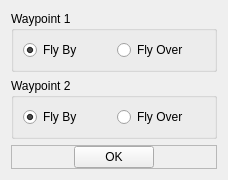
<?xml version="1.0" encoding="UTF-8"?>
<ui version="4.0">
 <class>Form</class>
 <widget class="QWidget" name="Form">
  <property name="geometry">
   <rect>
    <x>0</x>
    <y>0</y>
    <width>228</width>
    <height>153</height>
   </rect>
  </property>
  <property name="windowTitle">
   <string>Form</string>
  </property>
  <layout class="QVBoxLayout" name="verticalLayout">
   <item>
    <widget class="QGroupBox" name="groupBoxWaypoint1">
     <property name="title">
      <string>Waypoint 1</string>
     </property>
     <layout class="QHBoxLayout" name="horizontalLayout">
      <item>
       <widget class="QRadioButton" name="rBtnFlyby1">
        <property name="text">
         <string>Fly By</string>
        </property>
        <property name="checked">
         <bool>true</bool>
        </property>
       </widget>
      </item>
      <item>
       <widget class="QRadioButton" name="rBtnFlyover1">
        <property name="text">
         <string>Fly Over</string>
        </property>
       </widget>
      </item>
     </layout>
    </widget>
   </item>
   <item>
    <widget class="QGroupBox" name="groupBoxWaypoint2">
     <property name="title">
      <string>Waypoint 2</string>
     </property>
     <layout class="QHBoxLayout" name="horizontalLayout_2">
      <item>
       <widget class="QRadioButton" name="rBtnFlyby2">
        <property name="text">
         <string>Fly By</string>
        </property>
        <property name="checked">
         <bool>true</bool>
        </property>
       </widget>
      </item>
      <item>
       <widget class="QRadioButton" name="rBtnFlyover2">
        <property name="text">
         <string>Fly Over</string>
        </property>
       </widget>
      </item>
     </layout>
    </widget>
   </item>
   <item>
    <widget class="QFrame" name="frame">
     <property name="frameShape">
      <enum>QFrame::StyledPanel</enum>
     </property>
     <property name="frameShadow">
      <enum>QFrame::Raised</enum>
     </property>
     <layout class="QHBoxLayout" name="horizontalLayout_3">
      <property name="spacing">
       <number>0</number>
      </property>
      <property name="margin">
       <number>0</number>
      </property>
      <item>
       <spacer name="horizontalSpacer">
        <property name="orientation">
         <enum>Qt::Horizontal</enum>
        </property>
        <property name="sizeHint" stdset="0">
         <size>
          <width>40</width>
          <height>20</height>
         </size>
        </property>
       </spacer>
      </item>
      <item>
       <widget class="QPushButton" name="btnOK">
        <property name="text">
         <string>OK</string>
        </property>
       </widget>
      </item>
      <item>
       <spacer name="horizontalSpacer_2">
        <property name="orientation">
         <enum>Qt::Horizontal</enum>
        </property>
        <property name="sizeHint" stdset="0">
         <size>
          <width>40</width>
          <height>20</height>
         </size>
        </property>
       </spacer>
      </item>
     </layout>
    </widget>
   </item>
  </layout>
 </widget>
 <resources/>
 <connections/>
</ui>
